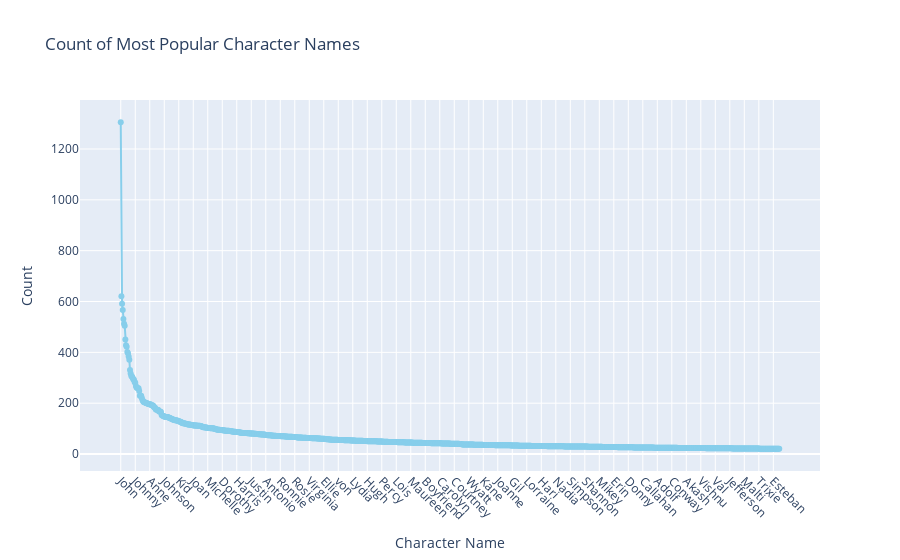

Notebook code for this chart:
### Markdown cell above
Ajouter une partie ou on présente notre dataset

### Code cell
name_counts = df_char_cleaned['Character_name'].value_counts()
top_100_names = name_counts.head(1000)

# Creating the interactive line plot with hover information
fig = go.Figure()

# Adding trace for the line plot with hover text
fig.add_trace(go.Scatter(
    x=top_100_names.index,
    y=top_100_names.values,
    mode='lines+markers',
    name='Character Count',
    line=dict(color='skyblue'),
    hovertext=[f"Name: {name}<br>Count: {count}" for name, count in zip(top_100_names.index, top_100_names.values)],
    hoverinfo="text"
))

# Setting up layout for the figure
fig.update_layout(
    title='Count of Most Popular Character Names',
    xaxis_title='Character Name',
    yaxis_title='Count',
    xaxis=dict(tickangle=45)
)

fig.show()

### Figure 1 — Plotly figure (JSON) as saved in the notebook; plotly's stock layout.template omitted (floating-point values rounded to 4 significant figures; data arrays with more than 128 entries replaced by an {"elided": "..."} marker saying what was removed)
{"data": [{"hoverinfo": "text", "hovertext": {"elided": "1000 str values"}, "line": {"color": "skyblue"}, "mode": "lines+markers", "name": "Character Count", "type": "scatter", "x": {"elided": "1000 str values"}, "y": {"elided": "1000 int values"}}], "layout": {"title": {"text": "Count of Most Popular Character Names"}, "xaxis": {"tickangle": 45, "title": {"text": "Character Name"}}, "yaxis": {"title": {"text": "Count"}}}}
